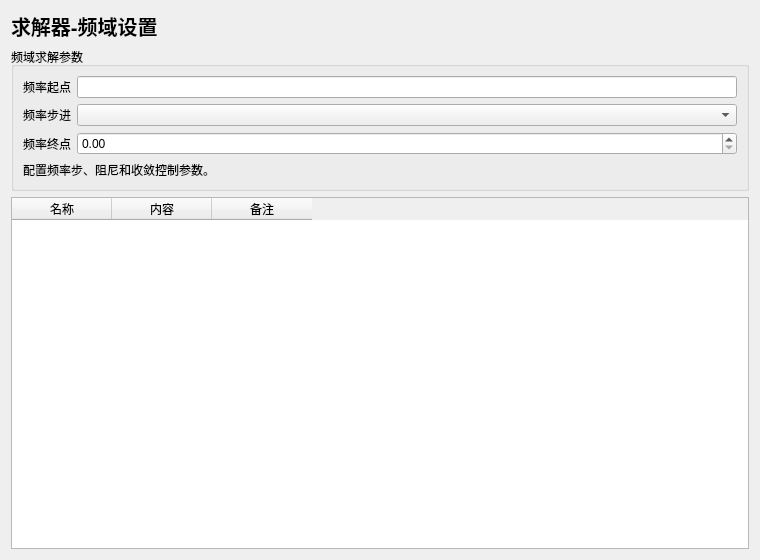
<?xml version="1.0" encoding="UTF-8"?>
<ui version="4.0">
 <class>SolverFrequencyWidget</class>
 <widget class="QWidget" name="SolverFrequencyWidget">
  <property name="geometry">
   <rect><x>0</x><y>0</y><width>760</width><height>560</height></rect>
  </property>
  <layout class="QVBoxLayout" name="verticalLayout">
   <item>
    <widget class="QLabel" name="titleLabel">
     <property name="styleSheet"><string notr="true">font-size: 20px; font-weight: 700;</string></property>
     <property name="text"><string>求解器-频域设置</string></property>
    </widget>
   </item>
   <item>
    <widget class="QGroupBox" name="mainGroupBox">
     <property name="title"><string>频域求解参数</string></property>
     <layout class="QFormLayout" name="formLayout">
      <item row="0" column="0"><widget class="QLabel" name="labelA"><property name="text"><string>频率起点</string></property></widget></item>
      <item row="0" column="1"><widget class="QLineEdit" name="lineEditA"/></item>
      <item row="1" column="0"><widget class="QLabel" name="labelB"><property name="text"><string>频率步进</string></property></widget></item>
      <item row="1" column="1"><widget class="QComboBox" name="comboBoxB"/></item>
      <item row="2" column="0"><widget class="QLabel" name="labelC"><property name="text"><string>频率终点</string></property></widget></item>
      <item row="2" column="1"><widget class="QDoubleSpinBox" name="doubleSpinBoxC"/></item>
      <item row="3" column="0" colspan="2">
       <widget class="QLabel" name="descLabel">
        <property name="wordWrap"><bool>true</bool></property>
        <property name="text"><string>配置频率步、阻尼和收敛控制参数。</string></property>
       </widget>
      </item>
     </layout>
    </widget>
   </item>
   <item>
    <widget class="QTableWidget" name="tableWidget">
     <column><property name="text"><string>名称</string></property></column>
     <column><property name="text"><string>内容</string></property></column>
     <column><property name="text"><string>备注</string></property></column>
    </widget>
   </item>
  </layout>
 </widget>
 <resources/>
 <connections/>
</ui>
